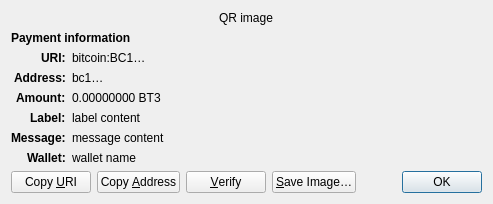
<?xml version="1.0" encoding="UTF-8"?>
<ui version="4.0">
 <class>ReceiveRequestDialog</class>
 <widget class="QDialog" name="ReceiveRequestDialog">
  <property name="geometry">
   <rect>
    <x>0</x>
    <y>0</y>
    <width>413</width>
    <height>229</height>
   </rect>
  </property>
  <property name="windowTitle">
   <string>Request payment to …</string>
  </property>
  <layout class="QGridLayout" name="gridLayout" columnstretch="0,1">
   <property name="sizeConstraint">
    <enum>QLayout::SetFixedSize</enum>
   </property>
   <item row="0" column="0" colspan="2" alignment="Qt::AlignHCenter">
    <widget class="QRImageWidget" name="qr_code">
     <property name="text">
      <string notr="true">QR image</string>
     </property>
     <property name="textInteractionFlags">
      <set>Qt::NoTextInteraction</set>
     </property>
    </widget>
   </item>
   <item row="1" column="0" colspan="2">
    <widget class="QLabel" name="payment_header">
     <property name="font">
      <font>
       <weight>75</weight>
       <bold>true</bold>
      </font>
     </property>
     <property name="text">
      <string>Payment information</string>
     </property>
     <property name="textInteractionFlags">
      <set>Qt::NoTextInteraction</set>
     </property>
    </widget>
   </item>
   <item row="2" column="0" alignment="Qt::AlignRight|Qt::AlignTop">
    <widget class="QLabel" name="uri_tag">
     <property name="font">
      <font>
       <weight>75</weight>
       <bold>true</bold>
      </font>
     </property>
     <property name="text">
      <string notr="true">URI:</string>
     </property>
     <property name="textFormat">
      <enum>Qt::PlainText</enum>
     </property>
     <property name="textInteractionFlags">
      <set>Qt::NoTextInteraction</set>
     </property>
    </widget>
   </item>
   <item row="2" column="1" alignment="Qt::AlignTop">
    <widget class="QLabel" name="uri_content">
     <property name="text">
      <string notr="true">bitcoin:BC1…</string>
     </property>
     <property name="textFormat">
      <enum>Qt::RichText</enum>
     </property>
     <property name="wordWrap">
      <bool>true</bool>
     </property>
     <property name="textInteractionFlags">
      <set>Qt::TextSelectableByMouse</set>
     </property>
    </widget>
   </item>
   <item row="3" column="0" alignment="Qt::AlignRight|Qt::AlignTop">
    <widget class="QLabel" name="address_tag">
     <property name="font">
      <font>
       <weight>75</weight>
       <bold>true</bold>
      </font>
     </property>
     <property name="text">
      <string>Address:</string>
     </property>
     <property name="textInteractionFlags">
      <set>Qt::NoTextInteraction</set>
     </property>
    </widget>
   </item>
   <item row="3" column="1" alignment="Qt::AlignTop">
    <widget class="QLabel" name="address_content">
     <property name="text">
      <string notr="true">bc1…</string>
     </property>
     <property name="textFormat">
      <enum>Qt::PlainText</enum>
     </property>
     <property name="textInteractionFlags">
      <set>Qt::TextSelectableByMouse</set>
     </property>
    </widget>
   </item>
   <item row="4" column="0" alignment="Qt::AlignRight|Qt::AlignTop">
    <widget class="QLabel" name="amount_tag">
     <property name="font">
      <font>
       <weight>75</weight>
       <bold>true</bold>
      </font>
     </property>
     <property name="text">
      <string>Amount:</string>
     </property>
     <property name="textInteractionFlags">
      <set>Qt::NoTextInteraction</set>
     </property>
    </widget>
   </item>
   <item row="4" column="1" alignment="Qt::AlignTop">
    <widget class="QLabel" name="amount_content">
     <property name="text">
      <string notr="true">0.00000000 BT3</string>
     </property>
     <property name="textFormat">
      <enum>Qt::PlainText</enum>
     </property>
     <property name="textInteractionFlags">
      <set>Qt::TextSelectableByMouse</set>
     </property>
    </widget>
   </item>
   <item row="5" column="0" alignment="Qt::AlignRight|Qt::AlignTop">
    <widget class="QLabel" name="label_tag">
     <property name="font">
      <font>
       <weight>75</weight>
       <bold>true</bold>
      </font>
     </property>
     <property name="text">
      <string>Label:</string>
     </property>
     <property name="textInteractionFlags">
      <set>Qt::NoTextInteraction</set>
     </property>
    </widget>
   </item>
   <item row="5" column="1" alignment="Qt::AlignTop">
    <widget class="QLabel" name="label_content">
     <property name="text">
      <string notr="true">label content</string>
     </property>
     <property name="textFormat">
      <enum>Qt::PlainText</enum>
     </property>
     <property name="wordWrap">
      <bool>true</bool>
     </property>
     <property name="textInteractionFlags">
      <set>Qt::TextSelectableByMouse</set>
     </property>
    </widget>
   </item>
   <item row="6" column="0" alignment="Qt::AlignRight|Qt::AlignTop">
    <widget class="QLabel" name="message_tag">
     <property name="font">
      <font>
       <weight>75</weight>
       <bold>true</bold>
      </font>
     </property>
     <property name="text">
      <string>Message:</string>
     </property>
     <property name="textInteractionFlags">
      <set>Qt::NoTextInteraction</set>
     </property>
    </widget>
   </item>
   <item row="6" column="1" alignment="Qt::AlignTop">
    <widget class="QLabel" name="message_content">
     <property name="text">
      <string notr="true">message content</string>
     </property>
     <property name="textFormat">
      <enum>Qt::PlainText</enum>
     </property>
     <property name="wordWrap">
      <bool>true</bool>
     </property>
     <property name="textInteractionFlags">
      <set>Qt::TextSelectableByMouse</set>
     </property>
    </widget>
   </item>
   <item row="7" column="0" alignment="Qt::AlignRight|Qt::AlignTop">
    <widget class="QLabel" name="wallet_tag">
     <property name="font">
      <font>
       <weight>75</weight>
       <bold>true</bold>
      </font>
     </property>
     <property name="text">
      <string>Wallet:</string>
     </property>
     <property name="textInteractionFlags">
      <set>Qt::NoTextInteraction</set>
     </property>
    </widget>
   </item>
   <item row="7" column="1" alignment="Qt::AlignTop">
    <widget class="QLabel" name="wallet_content">
     <property name="text">
      <string notr="true">wallet name</string>
     </property>
     <property name="textFormat">
      <enum>Qt::PlainText</enum>
     </property>
     <property name="wordWrap">
      <bool>true</bool>
     </property>
     <property name="textInteractionFlags">
      <set>Qt::TextSelectableByMouse</set>
     </property>
    </widget>
   </item>
   <item row="8" column="0" colspan="2">
    <layout class="QHBoxLayout" name="horizontalLayout">
     <item>
      <widget class="QPushButton" name="btnCopyURI">
       <property name="text">
        <string>Copy &amp;URI</string>
       </property>
       <property name="autoDefault">
        <bool>false</bool>
       </property>
      </widget>
     </item>
     <item>
      <widget class="QPushButton" name="btnCopyAddress">
       <property name="text">
        <string>Copy &amp;Address</string>
       </property>
       <property name="autoDefault">
        <bool>false</bool>
       </property>
      </widget>
     </item>
     <item>
      <widget class="QPushButton" name="btnVerify">
       <property name="text">
        <string>&amp;Verify</string>
       </property>
       <property name="toolTip">
        <string>Verify this address on e.g. a hardware wallet screen</string>
       </property>
       <property name="autoDefault">
        <bool>false</bool>
       </property>
      </widget>
     </item>
     <item>
      <widget class="QPushButton" name="btnSaveAs">
       <property name="text">
        <string>&amp;Save Image…</string>
       </property>
       <property name="autoDefault">
        <bool>false</bool>
       </property>
      </widget>
     </item>
     <item>
      <spacer name="horizontalSpacer_2">
       <property name="orientation">
        <enum>Qt::Horizontal</enum>
       </property>
       <property name="sizeHint" stdset="0">
        <size>
         <width>40</width>
         <height>20</height>
        </size>
       </property>
      </spacer>
     </item>
     <item>
      <widget class="QDialogButtonBox" name="buttonBox">
       <property name="focusPolicy">
        <enum>Qt::StrongFocus</enum>
       </property>
       <property name="standardButtons">
        <set>QDialogButtonBox::Ok</set>
       </property>
      </widget>
     </item>
    </layout>
   </item>
  </layout>
 </widget>
 <customwidgets>
  <customwidget>
   <class>QRImageWidget</class>
   <extends>QLabel</extends>
   <header>qt/qrimagewidget.h</header>
  </customwidget>
 </customwidgets>
 <tabstops>
  <tabstop>buttonBox</tabstop>
  <tabstop>btnCopyURI</tabstop>
  <tabstop>btnCopyAddress</tabstop>
  <tabstop>btnSaveAs</tabstop>
 </tabstops>
 <resources/>
 <connections>
  <connection>
   <sender>buttonBox</sender>
   <signal>accepted()</signal>
   <receiver>ReceiveRequestDialog</receiver>
   <slot>accept()</slot>
   <hints>
    <hint type="sourcelabel">
     <x>135</x>
     <y>230</y>
    </hint>
    <hint type="destinationlabel">
     <x>135</x>
     <y>126</y>
    </hint>
   </hints>
  </connection>
 </connections>
</ui>
